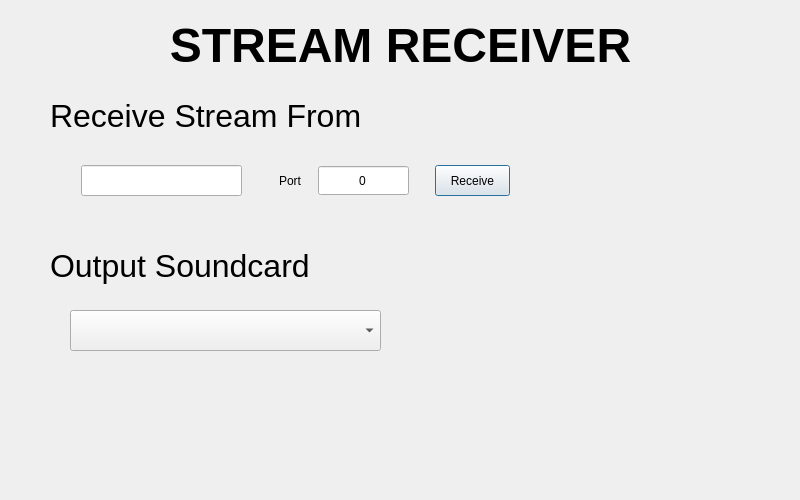
<?xml version="1.0" encoding="UTF-8"?>
<ui version="4.0">
 <class>AoIPClientClass</class>
 <widget class="QDialog" name="AoIPClientClass">
  <property name="geometry">
   <rect>
    <x>0</x>
    <y>0</y>
    <width>800</width>
    <height>500</height>
   </rect>
  </property>
  <property name="minimumSize">
   <size>
    <width>800</width>
    <height>500</height>
   </size>
  </property>
  <property name="maximumSize">
   <size>
    <width>800</width>
    <height>500</height>
   </size>
  </property>
  <property name="windowTitle">
   <string>AoIP Receiver</string>
  </property>
  <widget class="QComboBox" name="cmbADevices">
   <property name="geometry">
    <rect>
     <x>70</x>
     <y>310</y>
     <width>311</width>
     <height>41</height>
    </rect>
   </property>
  </widget>
  <widget class="QWidget" name="horizontalLayoutWidget">
   <property name="geometry">
    <rect>
     <x>70</x>
     <y>150</y>
     <width>451</width>
     <height>61</height>
    </rect>
   </property>
   <layout class="QHBoxLayout" name="horizontalLayout">
    <item>
     <widget class="QLineEdit" name="editIp">
      <property name="minimumSize">
       <size>
        <width>161</width>
        <height>31</height>
       </size>
      </property>
      <property name="maximumSize">
       <size>
        <width>161</width>
        <height>31</height>
       </size>
      </property>
      <property name="alignment">
       <set>Qt::AlignCenter</set>
      </property>
     </widget>
    </item>
    <item>
     <spacer name="horizontalSpacer_3">
      <property name="orientation">
       <enum>Qt::Horizontal</enum>
      </property>
      <property name="sizeHint" stdset="0">
       <size>
        <width>40</width>
        <height>20</height>
       </size>
      </property>
     </spacer>
    </item>
    <item>
     <widget class="QLabel" name="label">
      <property name="text">
       <string>Port</string>
      </property>
     </widget>
    </item>
    <item>
     <spacer name="horizontalSpacer_2">
      <property name="orientation">
       <enum>Qt::Horizontal</enum>
      </property>
      <property name="sizeType">
       <enum>QSizePolicy::Fixed</enum>
      </property>
      <property name="sizeHint" stdset="0">
       <size>
        <width>10</width>
        <height>20</height>
       </size>
      </property>
     </spacer>
    </item>
    <item>
     <widget class="QSpinBox" name="editPort">
      <property name="minimumSize">
       <size>
        <width>91</width>
        <height>31</height>
       </size>
      </property>
      <property name="maximumSize">
       <size>
        <width>91</width>
        <height>31</height>
       </size>
      </property>
      <property name="alignment">
       <set>Qt::AlignCenter</set>
      </property>
      <property name="buttonSymbols">
       <enum>QAbstractSpinBox::NoButtons</enum>
      </property>
      <property name="maximum">
       <number>65353</number>
      </property>
     </widget>
    </item>
    <item>
     <spacer name="horizontalSpacer">
      <property name="orientation">
       <enum>Qt::Horizontal</enum>
      </property>
      <property name="sizeType">
       <enum>QSizePolicy::Fixed</enum>
      </property>
      <property name="sizeHint" stdset="0">
       <size>
        <width>20</width>
        <height>20</height>
       </size>
      </property>
     </spacer>
    </item>
    <item>
     <widget class="QPushButton" name="btnReceive">
      <property name="minimumSize">
       <size>
        <width>75</width>
        <height>31</height>
       </size>
      </property>
      <property name="maximumSize">
       <size>
        <width>75</width>
        <height>31</height>
       </size>
      </property>
      <property name="text">
       <string>Receive</string>
      </property>
     </widget>
    </item>
   </layout>
  </widget>
  <widget class="QLabel" name="label_2">
   <property name="geometry">
    <rect>
     <x>50</x>
     <y>90</y>
     <width>371</width>
     <height>51</height>
    </rect>
   </property>
   <property name="font">
    <font>
     <pointsize>24</pointsize>
    </font>
   </property>
   <property name="text">
    <string>Receive Stream From</string>
   </property>
  </widget>
  <widget class="QLabel" name="label_3">
   <property name="geometry">
    <rect>
     <x>10</x>
     <y>10</y>
     <width>781</width>
     <height>71</height>
    </rect>
   </property>
   <property name="font">
    <font>
     <pointsize>36</pointsize>
     <weight>75</weight>
     <bold>true</bold>
    </font>
   </property>
   <property name="text">
    <string>STREAM RECEIVER</string>
   </property>
   <property name="alignment">
    <set>Qt::AlignCenter</set>
   </property>
  </widget>
  <widget class="QLabel" name="label_4">
   <property name="geometry">
    <rect>
     <x>50</x>
     <y>240</y>
     <width>371</width>
     <height>51</height>
    </rect>
   </property>
   <property name="font">
    <font>
     <pointsize>24</pointsize>
    </font>
   </property>
   <property name="text">
    <string>Output Soundcard</string>
   </property>
  </widget>
 </widget>
 <layoutdefault spacing="6" margin="11"/>
 <tabstops>
  <tabstop>editIp</tabstop>
  <tabstop>editPort</tabstop>
  <tabstop>btnReceive</tabstop>
  <tabstop>cmbADevices</tabstop>
 </tabstops>
 <resources>
  <include location="aoipclient.qrc"/>
 </resources>
 <connections/>
</ui>
